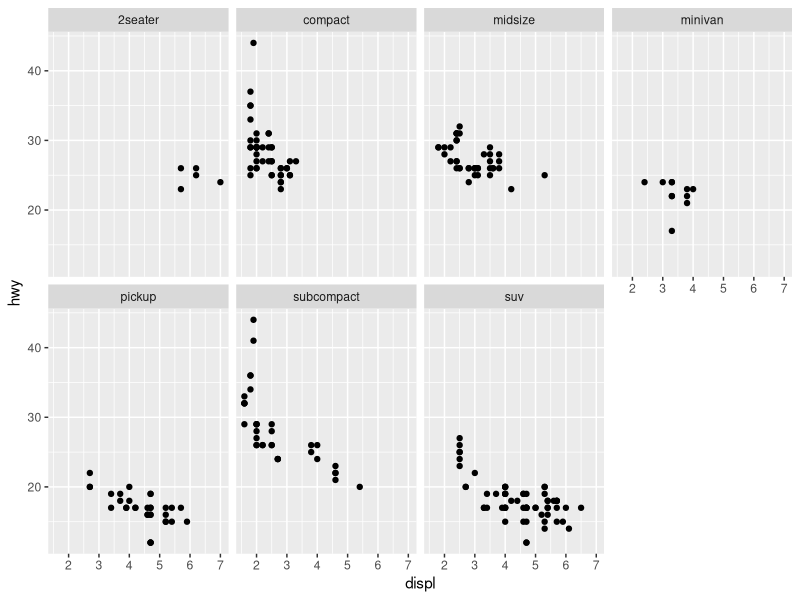
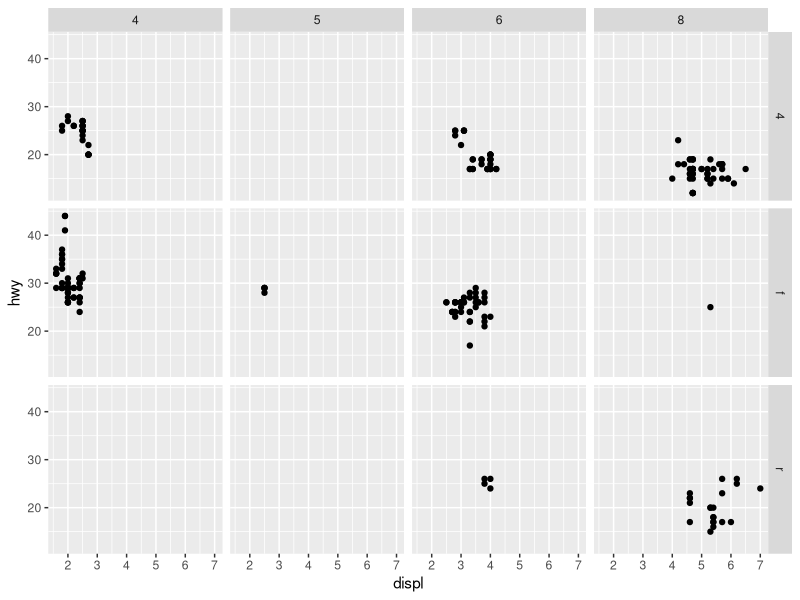
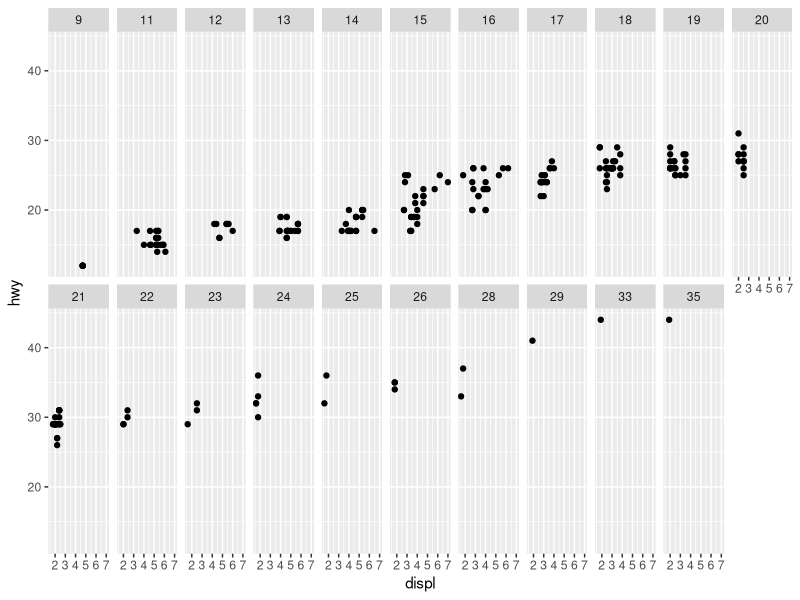
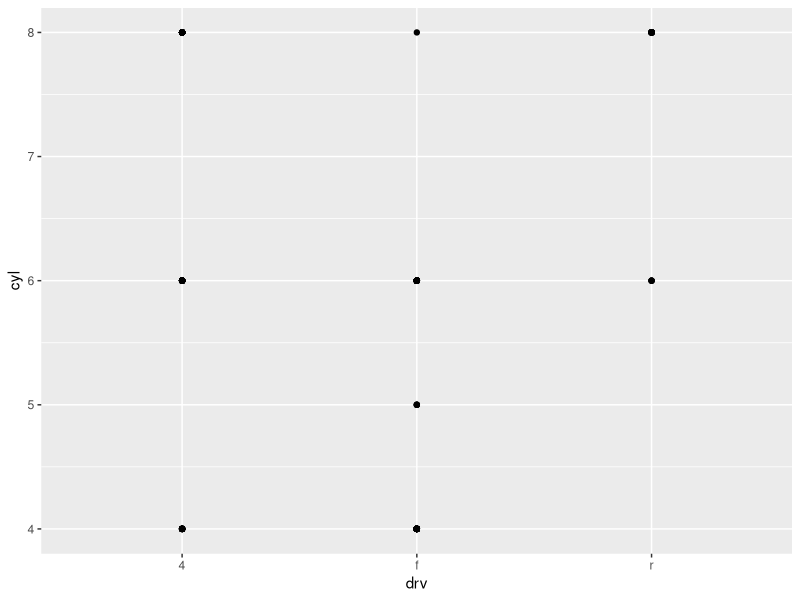
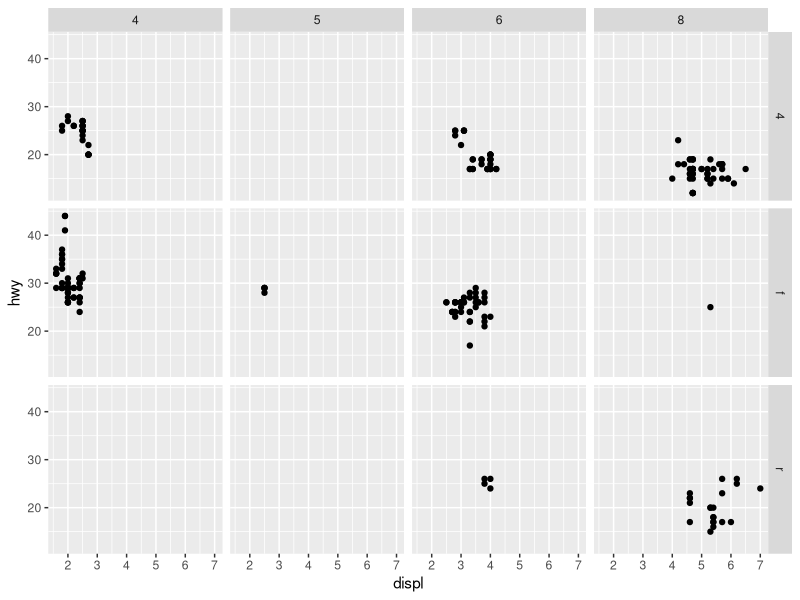
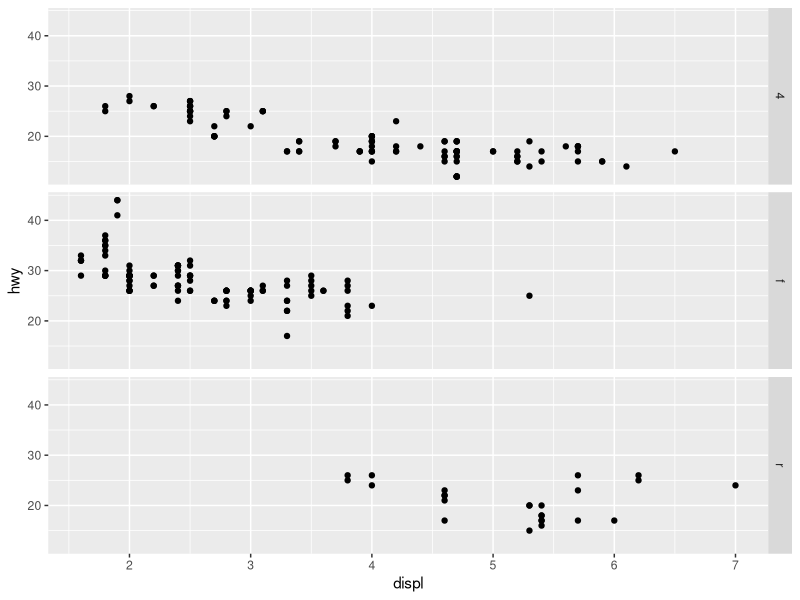
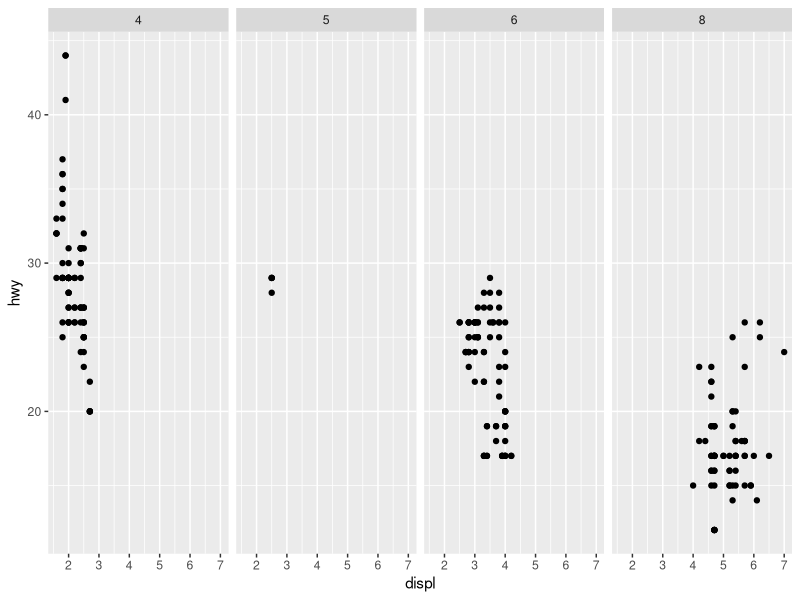
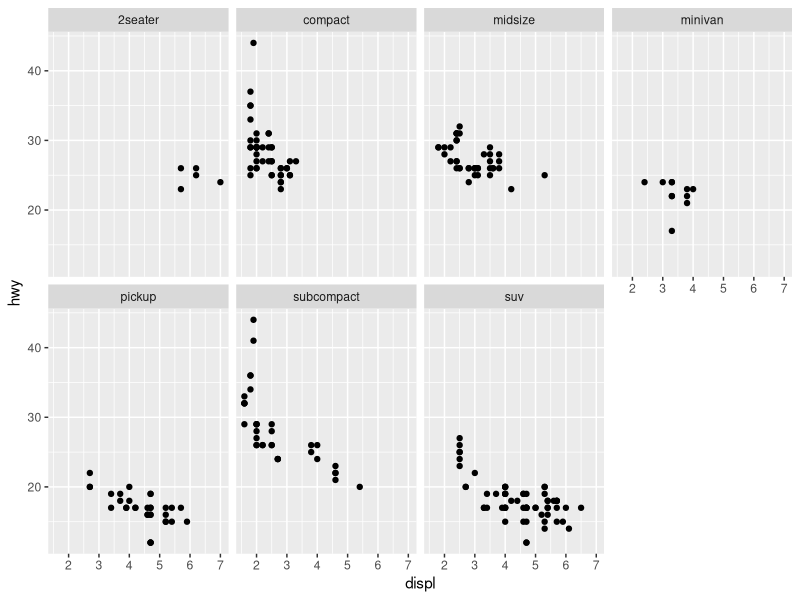

Reproduce these figures in R, in order.
## ---- chunk 1
library(tidyverse)
## ---- chunk 2
ggplot(data = mpg) +
  geom_point(aes(x = displ, y = hwy)) +
  facet_wrap(~class,nrow = 2)
## ---- chunk 3
ggplot(data = mpg) +
  geom_point(aes(x = displ, y = hwy)) +
  facet_grid(drv~cyl)
## ---- chunk 4
ggplot(data = mpg) +
  geom_point(aes(x = displ, y = hwy)) +
  facet_wrap(~cty,nrow = 2)
## ---- chunk 5
ggplot(data = mpg) +
  geom_point(aes(x=drv, y=cyl))
## ---- chunk 6
ggplot(data = mpg) +
  geom_point(aes(x = displ, y = hwy)) +
  facet_grid(drv~cyl)
## ---- chunk 7
ggplot(mpg) +
  geom_point(aes(displ,hwy)) +
  facet_grid(drv~.)
## ---- chunk 8
ggplot(mpg) +
  geom_point(aes(displ,hwy)) +
  facet_grid(.~cyl)
## ---- chunk 9
ggplot(data = mpg) +
  geom_point(aes(x = displ, y = hwy)) +
  facet_wrap(~class,nrow = 2)
